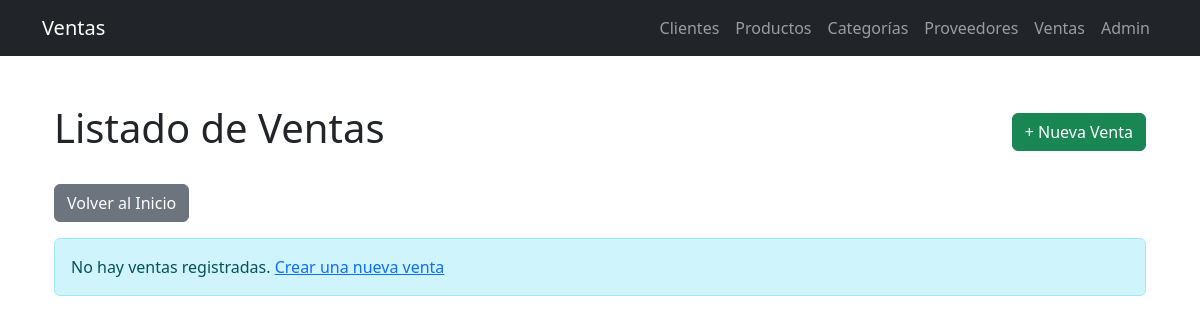
The page /ventas/ on the database as committed earlier.
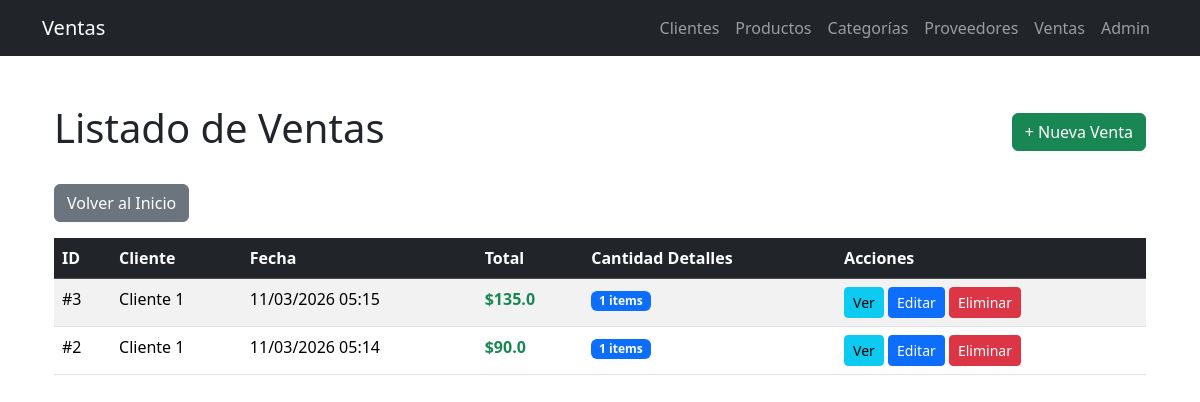
The same page on the database as committed later.
### ventas/infrastructure/django_models/__init__.py (models this page shows, shortened)
class ClienteModel(models.Model):
    nombre = models.CharField(max_length=100)
    email = models.EmailField(blank=True, null=True)
    calle = models.CharField(max_length=255, blank=True, null=True)
    colonia = models.CharField(max_length=100, blank=True, null=True)
    codigo_postal = models.CharField(max_length=10, blank=True, null=True)
    ciudad = models.CharField(max_length=100, blank=True, null=True)
    telefono = models.CharField(max_length=20, blank=True, null=True)

class VentaModel(models.Model):
    cliente = models.ForeignKey(ClienteModel, on_delete=models.CASCADE)
    fecha = models.DateTimeField(auto_now_add=True)
    total = models.DecimalField(max_digits=12, decimal_places=2, default=0)

### ventas/views.py (the view)
# urls.py: path('ventas/', views.lista_ventas, name='lista_ventas'),
def lista_ventas(request):
    ventas = venta_service.get_all_ventas()
    ventas.sort(key=lambda v: v.fecha, reverse=True)
    return render(request, 'ventas/ventas/lista.html', {'ventas': ventas})

### ventas/application/services/__init__.py (called while the page is built)
    def get_all_ventas(self):
        return self.repository.get_all()

### ventas/infrastructure/repositories/cliente_repository.py (called while the page is built)
    def get_by_id(self, cliente_id: int) -> Optional[Cliente]:
        try:
            cliente_model = ClienteModel.objects.get(id=cliente_id)
            return self._model_to_entity(cliente_model)
        except ObjectDoesNotExist:
            return None

    def _model_to_entity(self, cliente_model: ClienteModel) -> Cliente:
        return Cliente(
            id=cliente_model.id,
            nombre=cliente_model.nombre,
            email=cliente_model.email,
            calle=cliente_model.calle,
            colonia=cliente_model.colonia,
            codigo_postal=cliente_model.codigo_postal,
            ciudad=cliente_model.ciudad,
            telefono=cliente_model.telefono
        )

### ventas/infrastructure/repositories/venta_repository.py (called while the page is built)
    def get_all(self) -> List[Venta]:
        ventas_models = VentaModel.objects.all()
        return [self._model_to_entity(venta_model) for venta_model in ventas_models]

### ventas/templates/ventas/ventas/lista.html (shortened to what this page needs)
{% extends 'ventas/base.html' %}
{% block content %}
<div class="container mt-5">
    <div class="d-flex justify-content-between align-items-center mb-4">
        <h1>Listado de Ventas</h1>
        <a href="{% url 'crear_venta' %}" class="btn btn-success">+ Nueva Venta</a>
    </div>
    <a href="{% url 'inicio' %}" class="btn btn-secondary mb-3">Volver al Inicio</a>
    {% if ventas %}
        <table class="table table-striped table-hover">
            <thead class="table-dark">
                <tr>
                    <th>ID</th>
                    <th>Cliente</th>
                    <th>Fecha</th>
                    <th>Total</th>
                    <th>Cantidad Detalles</th>
                    <th>Acciones</th>
                </tr>
            </thead>
            <tbody>
                {% for venta in ventas %}
                <tr>
                    <td>#{{ venta.id }}</td>
                    <td>{{ venta.cliente.nombre }}</td>
                    <td>{{ venta.fecha|date:"d/m/Y H:i" }}</td>
                    <td><strong class="text-success">${{ venta.total }}</strong></td>
                    <td>
                        <span class="badge bg-primary">{{ venta.detalles|length }} items</span>
                    </td>
                    <td>
                        <a href="{% url 'detalle_venta' venta.id %}" class="btn btn-sm btn-info">Ver</a>
                        <a href="{% url 'editar_venta' venta.id %}" class="btn btn-sm btn-primary">Editar</a>
                        <a href="{% url 'eliminar_venta' venta.id %}" class="btn btn-sm btn-danger">Eliminar</a>
                    </td>
                </tr>
                {% endfor %}
            </tbody>
        </table>
    {% else %}
        <div class="alert alert-info" role="alert">
            No hay ventas registradas. <a href="{% url 'crear_venta' %}">Crear una nueva venta</a>
        </div>
    {% endif %}
</div>
{% endblock %}

Rows that differ between the two databases and show on the page:
added ClienteModel: cliente.nombre "Cliente 1" "Cliente 1"
added VentaModel: fecha "11/03/2026 05:15"
added VentaModel: fecha "11/03/2026 05:14"
Other text that changed with them:
text no longer shown: "No hay ventas registradas. Crear una nueva venta"
text now shown: "ID Cliente Fecha Total Cantidad Detalles Acciones"
new list line: "# 3 $ 135.0 1 items Ver Editar Eliminar"
new list line: "# 2 $ 90.0 1 items Ver Editar Eliminar"
